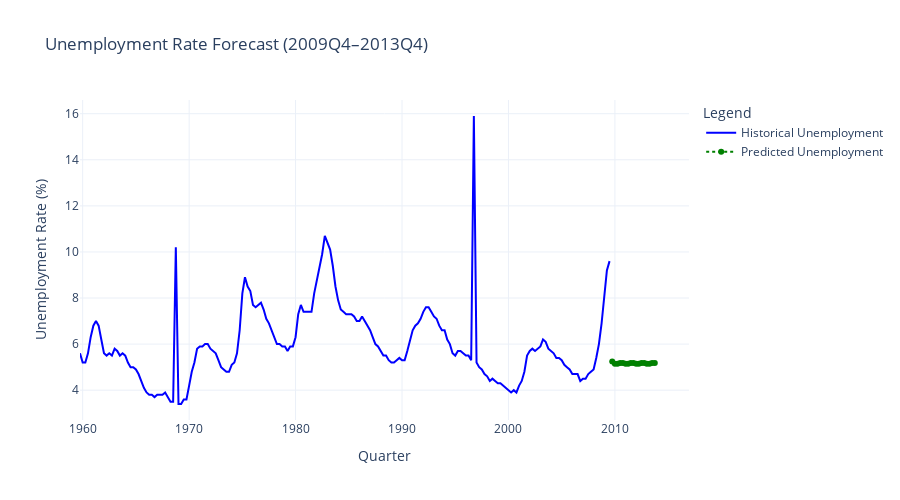

The notebook cell this image was saved under:
### Code cell
predictions = lgb_model.predict(X_future)

np.random.seed(42)
pred_samples = np.array([
    rf_model.predict(X_future) + np.random.normal(0, 0.2, len(X_future))
    for _ in range(100)
])

lower_bound = np.percentile(pred_samples, 2.5, axis=0)
upper_bound = np.percentile(pred_samples, 97.5, axis=0)

fig = go.Figure()

fig.add_trace(go.Scatter(
    x=ml_model_df.index,
    y=ml_model_df['unemp'],
    mode='lines',
    name='Historical Unemployment',
    line=dict(color='blue', width=2)
))

fig.add_trace(go.Scatter(
    x=X_future.index,
    y=predictions,
    mode='lines+markers',
    name='Predicted Unemployment',
    line=dict(color='green', width=2, dash='dot')
))


fig.update_layout(
    title='Unemployment Rate Forecast (2009Q4–2013Q4)',
    xaxis_title='Quarter',
    yaxis_title='Unemployment Rate (%)',
    legend_title='Legend',
    template='plotly_white',
    showlegend=True,
    width=900,
    height=500
)

fig.show()

### Figure 1 — Plotly figure (JSON) as saved in the notebook; plotly's stock layout.template omitted (floating-point values rounded to 4 significant figures; data arrays with more than 128 entries replaced by an {"elided": "..."} marker saying what was removed)
{"data": [{"line": {"color": "blue", "width": 2}, "mode": "lines", "name": "Historical Unemployment", "type": "scatter", "x": {"elided": "200 str values"}, "y": {"elided": "200 float values"}}, {"line": {"color": "green", "dash": "dot", "width": 2}, "mode": "lines+markers", "name": "Predicted Unemployment", "type": "scatter", "x": ["2009-10-01", "2010-01-01", "2010-04-01", "2010-07-01", "2010-10-01", "2011-01-01", "2011-04-01", "2011-07-01", "2011-10-01", "2012-01-01", "2012-04-01", "2012-07-01", "2012-10-01", "2013-01-01", "2013-04-01", "2013-07-01", "2013-10-01"], "y": [5.239, 5.148, 5.148, 5.176, 5.176, 5.148, 5.148, 5.176, 5.176, 5.148, 5.148, 5.176, 5.176, 5.148, 5.148, 5.176, 5.176]}], "layout": {"height": 500, "legend": {"title": {"text": "Legend"}}, "showlegend": true, "title": {"text": "Unemployment Rate Forecast (2009Q4–2013Q4)"}, "width": 900, "xaxis": {"autorange": true, "range": ["1959-10-01", "2016-12-19 20:00:33.1152"], "title": {"text": "Quarter"}, "type": "date"}, "yaxis": {"autorange": true, "range": [2.706, 16.59], "title": {"text": "Unemployment Rate (%)"}, "type": "linear"}}}
